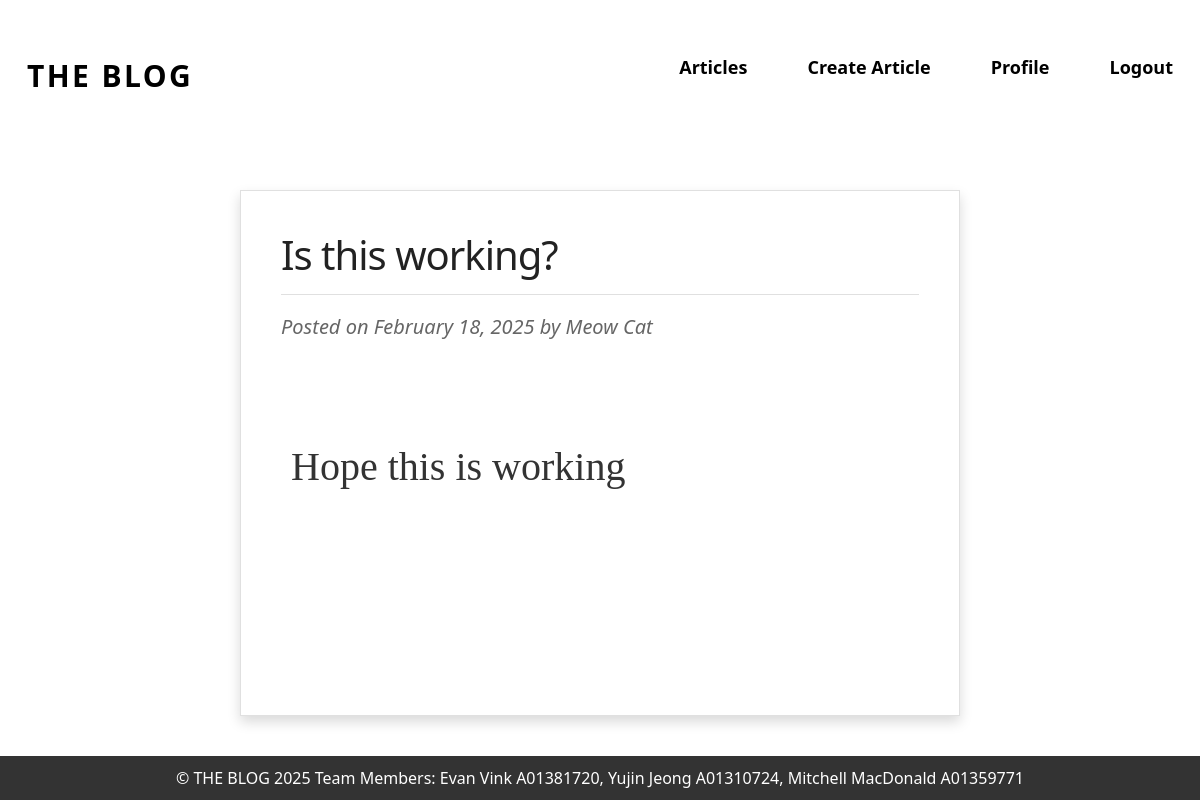
The app's page /User/article.php?id=7 (signed in) with its own data.
### tables this page shows
CREATE TABLE Article
    (
        ArticleId Integer PRIMARY KEY,
        Title VARCHAR(255) NOT NULL,
        Body Text NOT NULL,
        CreateDate DATE NOT NULL,
        StartDate DATE NOT NULL,
        EndDate DATE NOT NULL,
        ContributorUsername VARCHAR(50) NOT NULL,
        FOREIGN KEY (ContributorUsername) REFERENCES Users(Username)
    );

CREATE TABLE "Users"
    (
        Username VARCHAR(50) NOT NULL,
        Password VARCHAR(100) NOT NULL,
        FirstName VARCHAR(30) NOT NULL,
        LastName VARCHAR(30) NOT NULL,
        RegistrationDate DATE NOT NULL,
        IsApproved BOOLEAN NOT NULL DEFAULT FALSE,
        Role TEXT NOT NULL,
        PRIMARY KEY (Username)
    );

### User/article.php (the view, shortened to what this page needs)
<?php
    $db = getDatabase();
    if(isset($_GET['id'])){
        $id = $_GET['id'];
    } else {
        header("Location: ../User/profile.php");
    }
    include('../templates/header.php');
    $dbQuery = "SELECT Title, Body, StartDate, EndDate, FirstName, LastName FROM Article
    INNER JOIN Users ON Article.ContributorUsername = Users.Username
    WHERE ArticleId = ?";
    $preparedstmt = $db->prepare($dbQuery);
    $preparedstmt->bindValue(1, $id);
    $result = $preparedstmt->execute();
    $data = $result->fetchArray();
    $date = date_create($data[2]);
    $date = date_format($date, ("F d, Y"));
    echo '<body class="back">';
    echo "
    <div class='main'>
        <h1 class='index_h1'>{$data[0]}</h1>
        <h5 class='date'><i>Posted on {$date} by {$data[4]} {$data[5]}</i></h5>
        <div class='mainBody'> {$data[1]}</div>
    </div>
    </body>
    ";
    include('../templates/footer.php');
?>

### styles/style.css (style rules this page uses)
html, body { overflow-x: hidden; min-height: 100vh; margin: 0; display: flex; flex-direction: column; }
body > *:not(header):not(footer) { flex: 1; }
.main { width: 60%; margin: 40px auto; background-color: #fff; box-shadow: 0 6px 12px rgba(0,0,0,0.15); border: 1px solid #e0e0e0; padding: 40px; background-size: 100% 1.2em; line-height: 1.2em; }
.index_h1 { color: #222; font-size: 2.5rem; margin-bottom: 20px; border-bottom: 1px solid #e0e0e0; padding-bottom: 15px; letter-spacing: -1px; }
.date { color: #666; font-style: italic; margin-bottom: 30px; display: block; }
.mainBody { color: #333; line-height: 1.7; white-space: pre-wrap; word-wrap: break-word; overflow-wrap: break-word; width: 100%; word-break: break-word; font-family: 'Georgia', serif; font-size: 2rem; padding-top: 20px; }

### records on screen
article: Title "Is this working?", StartDate "February 18, 2025", ContributorUsername.FirstName "Meow", ContributorUsername.LastName "Cat", Body "Hope this is working"
